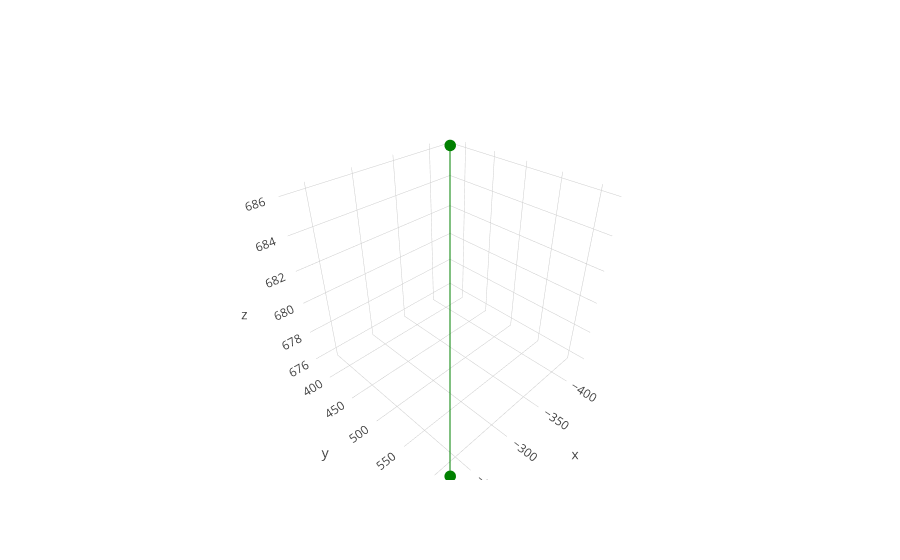

Notebook code for this chart:
### Markdown cell above
## Plot $r_d$

### Code cell
row = 5229
rd = plot_rd(row)
data = [rd]
fig = go.Figure(data = data)
offline.iplot(fig)
print ('Complete')

### Figure 1 — Plotly figure (JSON) as saved in the notebook; plotly's stock layout.template omitted (floating-point values rounded to 4 significant figures)
{"data": [{"marker": {"color": "green", "size": 4}, "mode": "lines+markers", "name": "Radius", "type": "scatter3d", "x": [-230.4, -425.0], "y": [615.7, 378.5], "z": [675.7, 686.0]}], "layout": {}}
